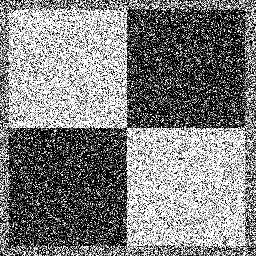
#> input picture PS1/noisyBox.png, 256 x 256 px
$ python Q2.py
#> lines starting #> are read from the running program, lines starting #| are printed output that depends on the picture; after the words box and inside, x2 and y2 are one past the last pixel; in counts of white or black regions, pixels touching at a corner belong together
import cv2
import numpy as np
from matplotlib import pyplot as plt

img = cv2.imread("noisyBox.png",0)
#> img is the input picture: shape (256, 256); min 0, max 255, mean 127.6
smooth_img = cv2.GaussianBlur(img,(13,13),0)
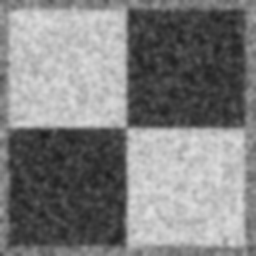
#> smooth_img: shape (256, 256); min 28, max 224, mean 127.6

# sigmaX and sigmaY : if both are given as zeros, they are calculated from kernel size

# edges_img = cv2.Canny(img,100,100)
edges_smooth_img = cv2.Canny(smooth_img,100,100)
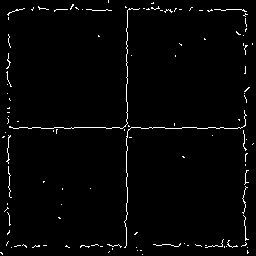
#> edges_smooth_img: shape (256, 256); 2.1% white in thin lines or dots

# cv2.imshow("ps1-3-b-1.png",edges_img)
# cv2.imshow("ps1-3-b-2.png",edges_smooth_img)

Lines = cv2.HoughLines(edges_smooth_img,1,np.pi/180,65)
#> Lines = [[127, 1.57], [126, 0], [245, 0], [9, 1.57], [8, 0], [129, 0.0175], [125, 1.59]]
# int(0.75*min(img.shape[0],img.shape[1])) can be used since lines are image wide
# 4th argument is indication of nmber of point on line

for i in Lines:
    # print i
    rho,theta = i[0]
    a = np.cos(theta)
    b = np.sin(theta)
    x0 = a*rho
    y0 = b*rho

    x1 = int(x0 - 1000*b)
    y1 = int(y0 + 1000*a)
    x2 = int(x0 + 1000*b)
    y2 = int(y0 - 1000*a)

    cv2.line(edges_smooth_img,(x1,y1),(x2,y2),(255,255,255))
#> this loop made 7 passes
#> (rho, theta, a, b, x0, y0, x1, y1) on passes 1 to 7: (127, 1.57, -4.37e-08, 1, -5.55e-06, 127, -1000, 126), (126, 0, 1, 0, 126, 0, 126, 1000), (245, 0, 1, 0, 245, 0, 245, 1000), (9, 1.57, -4.37e-08, 1, -3.93e-07, 9, -1000, 8), (8, 0, 1, 0, 8, 0, 8, 1000), (129, 0.0175, 1, 0.0175, 129, 2.25, 111, 1002), (125, 1.59, -0.0175, 1, -2.18, 125, -1002, 107)
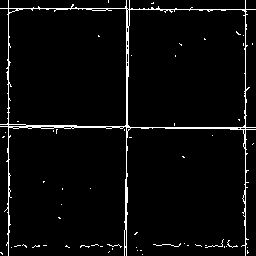
#> edges_smooth_img: shape (256, 256); 3.8% white in thin lines or dots

cv2.imshow("Non required",edges_smooth_img)
cv2.waitKey(0)
cv2.destroyAllWindows()

$ run again, with PS1/ps1-input1.png copied over PS1/noisyBox.png
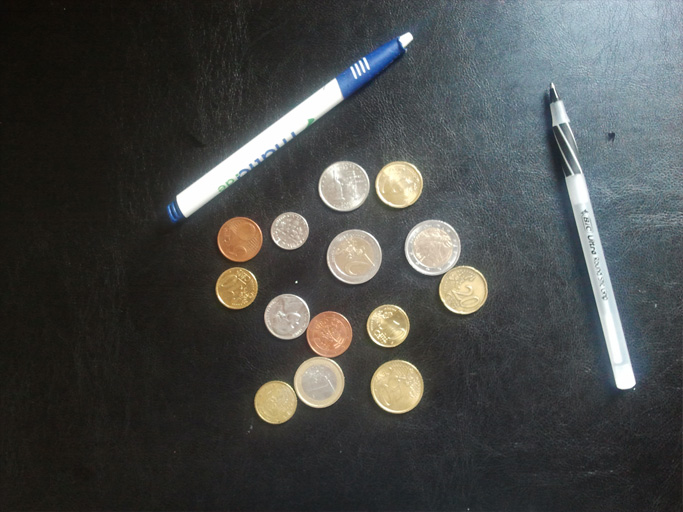
#> input picture PS1/ps1-input1.png, 683 x 512 px
#> `edges_smooth_img = cv2.Canny(smooth_img,100,100)`:
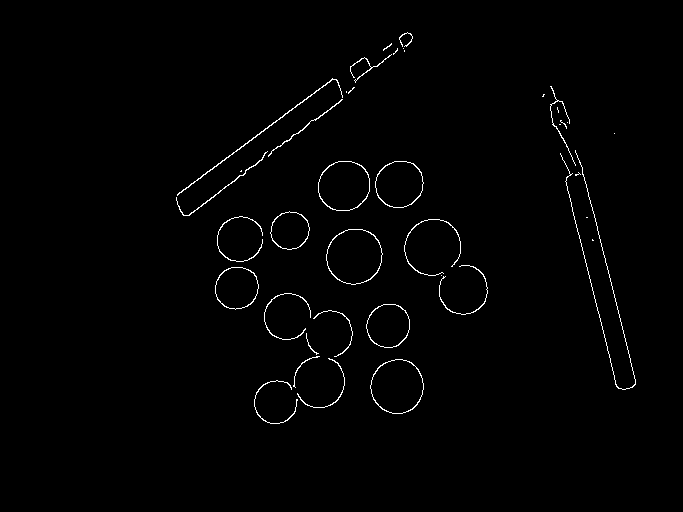
#> edges_smooth_img: shape (512, 683); 1.1% white in thin lines or dots, all inside (x1, y1, x2, y2) = (176, 32, 636, 424)
#> Lines = [[-524, 2.9], [262, 0.925], [285, 0.925], [-505, 2.9], [260, 0.942], [286, 0.908], [-517, 2.88], [282, 0.942], [-497, 2.88], [-511, 2.91], [-513, 2.91]]
#> the loop `for i in Lines:` made 11 passes
#> (rho, theta, a, b, x0, y0, x1, y1) on passes 1 to 8: (-524, 2.9, -0.97, 0.242, 508.4, -126.8, 266, -1097), (262, 0.925, 0.602, 0.799, 157.7, 209.2, -640, 811), (285, 0.925, 0.602, 0.799, 171.5, 227.6, -627, 829), (-505, 2.9, -0.97, 0.242, 490, -122.2, 248, -1092), (260, 0.942, 0.588, 0.809, 152.8, 210.3, -656, 798), (286, 0.908, 0.616, 0.788, 176.1, 225.4, -611, 841), (-517, 2.88, -0.966, 0.259, 499.4, -133.8, 240, -1099), (282, 0.942, 0.588, 0.809, 165.8, 228.1, -643, 815)
#> after the loop `for i in Lines:`:
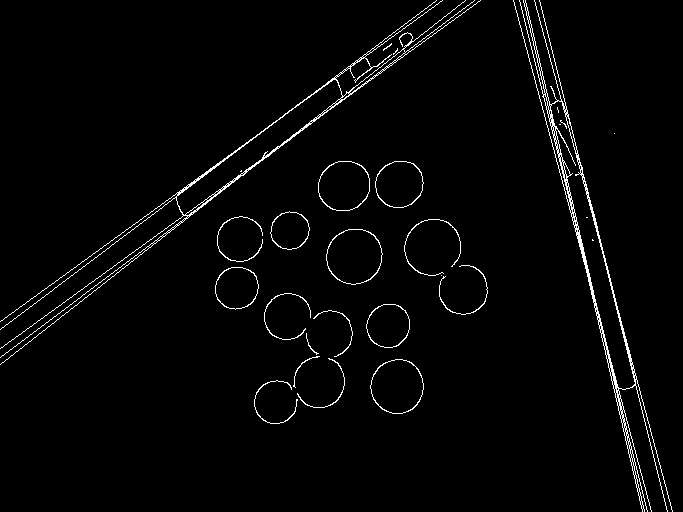
#> edges_smooth_img: shape (512, 683); 2.3% white in thin lines or dots

$ run again, with PS1/box.jpg saved as PS1/noisyBox.png
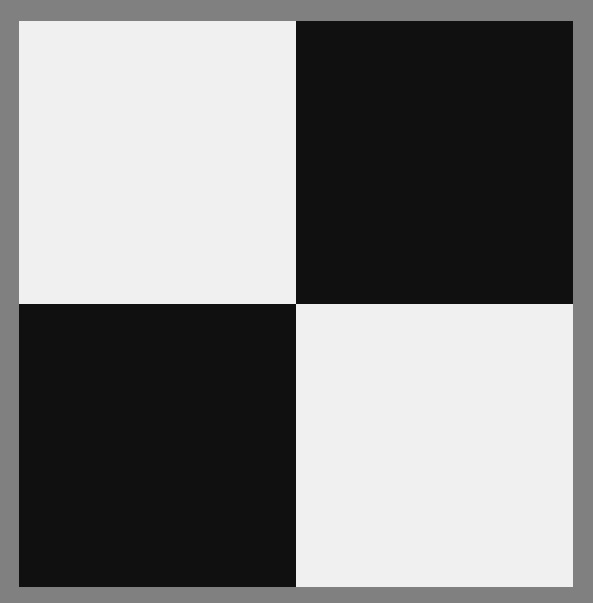
#> input picture PS1/box.jpg, 593 x 603 px
#> img is the input picture: shape (603, 593); min 11, max 245, mean 128
#> `edges_smooth_img = cv2.Canny(smooth_img,100,100)`:
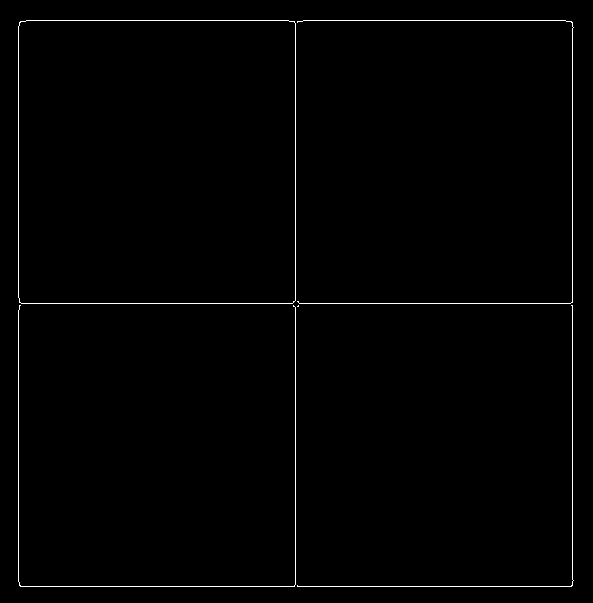
#> edges_smooth_img: shape (603, 593); 0.94% white in thin lines or dots, all inside (x1, y1, x2, y2) = (18, 20, 574, 587)
#> Lines = [[572, 0], [295, 0], [586, 1.57], [18, 0], [303, 1.57], [20, 1.57], [26, 1.55], [16, 1.59], [24, 0.0175], [-14, 3.12]]
#> the loop `for i in Lines:` made 10 passes
#> (rho, theta, a, b, x0, y0, x1, y1) on passes 1 to 8: (572, 0, 1, 0, 572, 0, 572, 1000), (295, 0, 1, 0, 295, 0, 295, 1000), (586, 1.57, -4.37e-08, 1, -2.56e-05, 586, -1000, 585), (18, 0, 1, 0, 18, 0, 18, 1000), (303, 1.57, -4.37e-08, 1, -1.32e-05, 303, -1000, 302), (20, 1.57, -4.37e-08, 1, -8.74e-07, 20, -1000, 19), (26, 1.55, 0.0175, 1, 0.454, 26, -999, 43), (16, 1.59, -0.0175, 1, -0.279, 16, -1000, -1)
#> after the loop `for i in Lines:`:
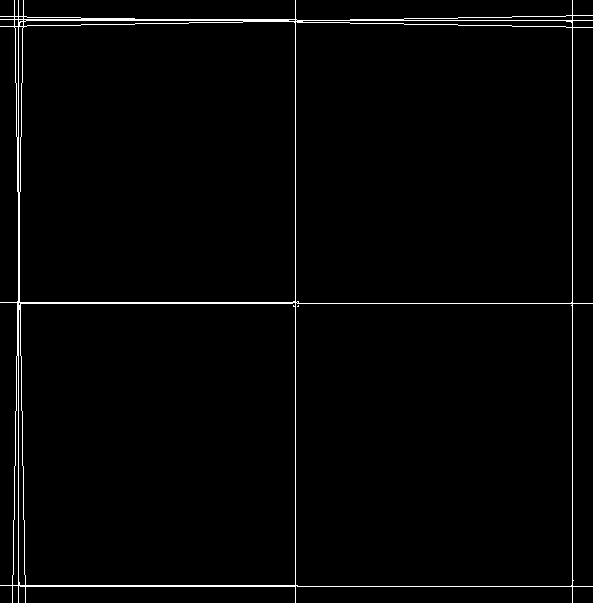
#> edges_smooth_img: shape (603, 593); 1.8% white in thin lines or dots
